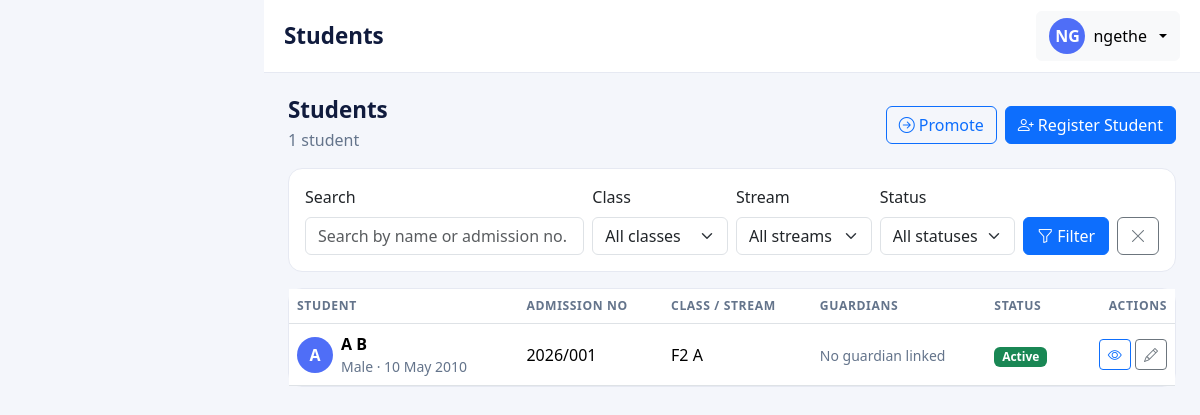
The app's page /students/ (signed in) with its own data.
### accounts/models.py (models this page shows, shortened)
class UserProfile(models.Model):
    class Roles(models.TextChoices):
        ADMIN = 'ADMIN', 'Administrator'
        TEACHER = 'TEACHER', 'Teacher'
        PARENT = 'PARENT', 'Parent'
    user = models.OneToOneField(User, on_delete=models.CASCADE, related_name='profile')
    role = models.CharField(max_length=10, choices=Roles.choices, default=Roles.PARENT)
    phone = models.CharField(max_length=20, blank=True)
    @property
    def is_admin(self):
        return self.role == self.Roles.ADMIN
    @property
    def is_teacher(self):
        return self.role == self.Roles.TEACHER

### students/models.py (models this page shows, shortened)
class Student(models.Model):
    class Gender(models.TextChoices):
        MALE = 'M', 'Male'
        FEMALE = 'F', 'Female'
    class Status(models.TextChoices):
        ACTIVE = 'ACTIVE', 'Active'
        INACTIVE = 'INACTIVE', 'Inactive'
        GRADUATED = 'GRADUATED', 'Graduated'
        TRANSFERRED = 'TRANSFERRED', 'Transferred'
        SUSPENDED = 'SUSPENDED', 'Suspended'
    user = models.OneToOneField(
        User, null=True, blank=True,
        on_delete=models.SET_NULL, related_name='student',
    )
    admission_no = models.CharField(max_length=20, unique=True)
    first_name = models.CharField(max_length=100)
    middle_name = models.CharField(max_length=100, blank=True)
    last_name = models.CharField(max_length=100)
    gender = models.CharField(max_length=1, choices=Gender.choices)
    date_of_birth = models.DateField()
    class_stream = models.ForeignKey(
        'core.ClassStream', on_delete=models.PROTECT, related_name='students',
    )
    parents = models.ManyToManyField(
        Parent, through='StudentParent', related_name='children',
    )
    date_admitted = models.DateField()
    status = models.CharField(
        max_length=12, choices=Status.choices, default=Status.ACTIVE,
    )
    contact_name = models.CharField(max_length=100, blank=True)
    contact_phone = models.CharField(max_length=20, blank=True)
    class Meta:
        ordering = ['admission_no']
    @property
    def full_name(self):
        middle = f' {self.middle_name}' if self.middle_name else ''
        return f'{self.first_name}{middle} {self.last_name}'

### core/models.py (models this page shows, shortened)
class ClassStream(models.Model):
    school_class = models.ForeignKey(
        SchoolClass, on_delete=models.PROTECT, related_name='class_streams',
    )
    stream = models.ForeignKey(
        Stream, on_delete=models.PROTECT, related_name='class_streams',
    )
    class_teacher = models.ForeignKey(
        Teacher, null=True, blank=True,
        on_delete=models.SET_NULL, related_name='headed_streams',
    )
    subjects = models.ManyToManyField(Subject, blank=True, related_name='class_streams')
    class Meta:
        ordering = ['school_class__name', 'stream__name']
        constraints = [
            models.UniqueConstraint(
                fields=['school_class', 'stream'],
                name='unique_class_stream',
            ),
        ]
    def __str__(self):
        return f'{self.school_class.name} {self.stream.name}'

class SchoolClass(models.Model):
    name = models.CharField(max_length=100, unique=True)
    is_active = models.BooleanField(default=True)
    class Meta:
        ordering = ['name']
    def __str__(self):
        return self.name

class Stream(models.Model):
    name = models.CharField(max_length=50, unique=True)
    class Meta:
        ordering = ['name']
    def __str__(self):
        return self.name

### students/views.py (the view, shortened to what this page needs)
# urls.py: path('', views.StudentListView.as_view(), name='list'),
class StudentListView(StaffRequiredMixin, ListView):
    model = Student
    template_name = 'students/student_list.html'
    context_object_name = 'students'
    paginate_by = 20
    def get_queryset(self):
        profile = _role(self.request)
        queryset = super().get_queryset().prefetch_related('parents')
        filter_form = StudentFilterForm(self.request.GET)
        if filter_form.is_valid():
            data = filter_form.cleaned_data
            if data['school_class']:
                queryset = queryset.filter(class_stream__school_class=data['school_class'])
            if data['stream']:
                queryset = queryset.filter(class_stream__stream=data['stream'])
            if data['status']:
                queryset = queryset.filter(status=data['status'])
        return queryset.select_related('class_stream__school_class', 'class_stream__stream')
    def get_context_data(self, **kwargs):
        context = super().get_context_data(**kwargs)
        params = self.request.GET.copy()
        params.pop('page', None)
        context['filter_form'] = StudentFilterForm(self.request.GET)
        context['page_qs'] = params.urlencode()
        context['page_title'] = 'Students'
        return context

### students/forms.py
class StudentFilterForm(forms.Form):
    q = forms.CharField(
        required=False,
        label='Search',
        widget=forms.TextInput(attrs={
            'placeholder': 'Search by name or admission no.',
            'class': 'form-control',
        }),
    )
    school_class = forms.ModelChoiceField(
        queryset=SchoolClass.objects.all(),
        required=False,
        label='Class',
        empty_label='All classes',
    )
    stream = forms.ModelChoiceField(
        queryset=Stream.objects.all(),
        required=False,
        label='Stream',
        empty_label='All streams',
    )
    status = forms.ChoiceField(
        choices=[('', 'All statuses')] + Student.Status.choices,
        required=False,
        label='Status',
    )
    def __init__(self, *args, **kwargs):
        super().__init__(*args, **kwargs)
        _apply_bootstrap(self.fields)

### accounts/access.py (called while the page is built)
def get_role(user):
    if not user or not user.is_authenticated:
        return None
    profile = getattr(user, 'profile', None)
    return profile.role if profile else None

def has_role(user, roles):
    return get_role(user) in roles

    def test_func(self):
        return has_role(self.request.user, self.roles)

### students/forms.py (called while the page is built)
def _apply_bootstrap(fields):
    for field in fields.values():
        widget = field.widget
        if isinstance(widget, forms.Select):
            widget.attrs.setdefault('class', 'form-select')
        elif isinstance(widget, forms.CheckboxInput):
            widget.attrs.setdefault('class', 'form-check-input')
        else:
            widget.attrs.setdefault('class', 'form-control')

### students/templatetags/students_tags.py (called while the page is built)
@register.filter
def status_badge(value):
    return STATUS_BADGE_CLASSES.get(value, 'text-bg-secondary')

### students/views.py (called while the page is built)
def _role(request):
    return getattr(request.user, 'profile', None)

### templates/students/student_list.html (shortened to what this page needs)
{% extends 'base.html' %}
{% load students_tags %}
{% block content %}
  <div class="d-flex flex-wrap justify-content-between align-items-center gap-2 mb-3">
    <div>
      <h1 class="page-title mb-1">Students</h1>
      <p class="text-subtle mb-0">
        {{ page_obj.paginator.count }} student{{ page_obj.paginator.count|pluralize }}
      </p>
    </div>
    {% if user_profile.is_admin %}
      <div class="d-flex gap-2">
        <a href="{% url 'students:promote' %}" class="btn btn-outline-primary">
          <i class="bi bi-arrow-right-circle me-1"></i>Promote
        </a>
        <a href="{% url 'students:add' %}" class="btn btn-primary">
          <i class="bi bi-person-plus me-1"></i>Register Student
        </a>
      </div>
    {% endif %}
  </div>
  <form method="get" class="card card-body-section mb-3">
    <div class="card-body py-3">
      <div class="row g-2 align-items-end">
        <div class="col-12 col-md-4">
          <label class="form-label" for="{{ filter_form.q.id_for_label }}">Search</label>
          {{ filter_form.q }}
        </div>
        <div class="col-6 col-md-2">
          <label class="form-label" for="{{ filter_form.school_class.id_for_label }}">Class</label>
          {{ filter_form.school_class }}
        </div>
        <div class="col-6 col-md-2">
          <label class="form-label" for="{{ filter_form.stream.id_for_label }}">Stream</label>
          {{ filter_form.stream }}
        </div>
        <div class="col-6 col-md-2">
          <label class="form-label" for="{{ filter_form.status.id_for_label }}">Status</label>
          {{ filter_form.status }}
        </div>
        <div class="col-6 col-md-2 d-flex gap-2">
          <button type="submit" class="btn btn-primary flex-grow-1">
            <i class="bi bi-funnel me-1"></i>Filter
          </button>
          <a href="{% url 'students:list' %}" class="btn btn-outline-secondary" title="Clear filters">
            <i class="bi bi-x-lg"></i>
          </a>
        </div>
      </div>
    </div>
  </form>
  <div class="card card-body-section">
    <div class="card-body p-0">
      {% if students %}
        <div class="table-responsive">
          <table class="table table-hover align-middle mb-0">
            <thead>
              <tr>
                <th>Student</th>
                <th>Admission No</th>
                <th>Class / Stream</th>
                <th>Guardians</th>
                <th>Status</th>
                <th class="text-end">Actions</th>
              </tr>
            </thead>
            <tbody>
              {% for student in students %}
                <tr>
                  <td>
                    <div class="d-flex align-items-center gap-2">
                      <span class="user-avatar">{{ student.first_name|slice:":1"|upper }}</span>
                      <div>
                        <div class="fw-semibold">{{ student.full_name }}</div>
                        <div class="text-subtle small">
                          {{ student.get_gender_display }}
                          {% if student.date_of_birth %} &middot; {{ student.date_of_birth|date:"d M Y" }}{% endif %}
                        </div>
                      </div>
                    </div>
                  </td>
                  <td class="text-nowrap">{{ student.admission_no }}</td>
                  <td>{{ student.class_stream }}</td>
                  <td>
                    {% for parent in student.parents.all %}
                      <span class="badge rounded-pill bg-soft-primary me-1">{{ parent.full_name }}</span>
                    {% empty %}
                      <span class="text-subtle small">No guardian linked</span>
                    {% endfor %}
                  </td>
                  <td>
                    <span class="badge {{ student.status|status_badge }}">{{ student.get_status_display }}</span>
                  </td>
                  <td class="text-end text-nowrap">
                    <a href="{% url 'students:detail' student.pk %}" class="btn btn-sm btn-outline-primary" title="View">
                      <i class="bi bi-eye"></i>
                    </a>
                    {% if user_profile.is_admin %}
                      <a href="{% url 'students:edit' student.pk %}" class="btn btn-sm btn-outline-secondary" title="Edit">
                        <i class="bi bi-pencil"></i>
                      </a>
                    {% endif %}
                  </td>
                </tr>
              {% endfor %}
            </tbody>
          </table>
        </div>
      {% else %}
        {% include 'partials/empty_state.html' with message='No students found. Try adjusting your filters or register a new student.' %}
      {% endif %}
    </div>
  </div>
{% endblock %}

### templates/base.html (shortened to what this page needs)
{% load static %}
<!DOCTYPE html>
<html lang="en">
<head>
  <link href="https://cdn.jsdelivr.net/npm/bootstrap@5.3.3/dist/css/bootstrap.min.css" rel="stylesheet">
  <link href="https://cdn.jsdelivr.net/npm/bootstrap-icons@1.11.3/font/bootstrap-icons.min.css" rel="stylesheet">
  <link href="{% static 'css/app.css' %}" rel="stylesheet">
</head>
<body class="app-body">
{% if user.is_authenticated %}
  <div class="d-flex align-items-stretch">
    <div class="flex-grow-1 app-main">
      {% include 'partials/topbar.html' %}
      <main class="app-content">
        {% block content %}{% endblock %}
      </main>
    </div>
  </div>
{% else %}
  <main class="auth-wrapper">
    {% include 'partials/messages.html' %}
    {% block auth_content %}{% endblock %}
  </main>
{% endif %}
</body>
</html>

### templates/partials/topbar.html (shortened to what this page needs)
<header class="app-topbar">
  <div class="d-flex align-items-center justify-content-between gap-2">
    <div class="d-flex align-items-center gap-2">
      <h1 class="page-title mb-0">{% block page_title %}{{ page_title|default:"Dashboard" }}{% endblock %}</h1>
    </div>
    <div class="d-flex align-items-center gap-2">
      {% if user_profile %}
        <div class="dropdown">
          <button class="btn btn-light dropdown-toggle d-flex align-items-center gap-2" type="button"
                  data-bs-toggle="dropdown" aria-expanded="false">
            <span class="user-avatar">{{ user_profile.user.username|slice:":2"|upper }}</span>
            <span class="d-none d-md-inline">{{ user_profile.user.get_full_name|default:user_profile.user.username }}</span>
          </button>
        </div>
      {% endif %}
    </div>
  </div>
</header>

### static/css/app.css (style rules this page uses)
:root { --brand-navy: #101b3d; --brand-navy-2: #1b2a5e; --brand-accent: #4f6ef7; --brand-accent-soft: #eef1fe; --body-bg: #f4f6fb; --sidebar-width: 264px; --text-muted: #64748b; }
body.app-body { background-color: var(--body-bg); font-family: 'Segoe UI', system-ui, -apple-system, sans-serif; }
.app-main { min-width: 0; }
.app-topbar { background: #fff; border-bottom: 1px solid #e6e9f2; padding: 0.7rem 1.25rem; position: sticky; top: 0; z-index: 100; }
.app-content { padding: 1.5rem; max-width: 1440px; }
.card-body-section { background: #fff; border: 1px solid #e6e9f2; border-radius: 14px; }
.table > :not(caption) > * > * { vertical-align: middle; }
.table thead th { font-size: 0.76rem; text-transform: uppercase; letter-spacing: 0.05em; color: var(--text-muted); border-bottom-width: 1px; white-space: nowrap; }
.page-title { font-size: 1.4rem; font-weight: 700; color: var(--brand-navy); margin: 0; }
.text-subtle { color: var(--text-muted); }
.user-avatar { width: 36px; height: 36px; border-radius: 50%; background: var(--brand-accent); color: #fff; display: inline-flex; align-items: center; justify-content: center; font-weight: 600; }

### records on screen
UserProfile: user.username "NG", user.get_full_name "ngethe"
Student: first_name "A", full_name "A B", gender "Male", date_of_birth "10 May 2010", admission_no "2026/001", class_stream "F2 A", status "Active"

### other values on screen
{{ page_title|default:"Dashboard" }} "Students"
{{ page_obj.paginator.count }} "1"
